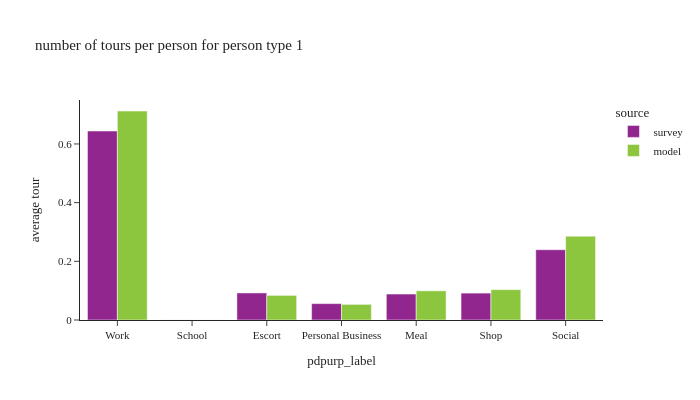

Notebook code for this chart:
### Code cell
plot_by_pptyp(df_tour, '1')

### Figure 1 — Plotly figure (JSON) as saved in the notebook; plotly's stock layout.template omitted (floating-point values rounded to 4 significant figures)
{"data": [{"alignmentgroup": "True", "hovertemplate": "source=survey<br>pdpurp_label=%{x}<br>average tour=%{y}<extra></extra>", "legendgroup": "survey", "marker": {"color": "#91268F", "pattern": {"shape": ""}}, "name": "survey", "offsetgroup": "survey", "orientation": "v", "showlegend": true, "textposition": "auto", "type": "bar", "x": ["Work", "School", "Escort", "Personal Business", "Meal", "Shop", "Social"], "xaxis": "x", "y": [0.6441, 0.000248, 0.09225, 0.05591, 0.08852, 0.09167, 0.2396], "yaxis": "y"}, {"alignmentgroup": "True", "hovertemplate": "source=model<br>pdpurp_label=%{x}<br>average tour=%{y}<extra></extra>", "legendgroup": "model", "marker": {"color": "#8CC63E", "pattern": {"shape": ""}}, "name": "model", "offsetgroup": "model", "orientation": "v", "showlegend": true, "textposition": "auto", "type": "bar", "x": ["Work", "Meal", "Personal Business", "Social", "Escort", "School", "Shop"], "xaxis": "x", "y": [0.7123, 0.09943, 0.0533, 0.2859, 0.08392, 0.0003244, 0.1035], "yaxis": "y"}], "layout": {"barmode": "group", "font": {"size": 11}, "height": 400, "legend": {"title": {"text": "source"}, "tracegroupgap": 0}, "title": {"text": "number of tours per person for person type 1"}, "width": 700, "xaxis": {"anchor": "y", "domain": [0.0, 1.0], "title": {"text": "pdpurp_label"}}, "yaxis": {"anchor": "x", "domain": [0.0, 1.0], "tickformat": ".2", "title": {"text": "average tour"}}}}
